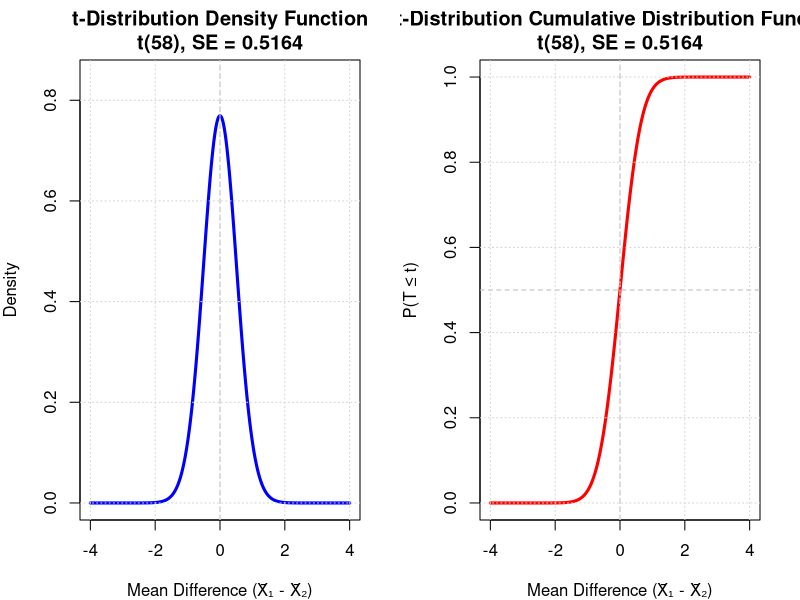
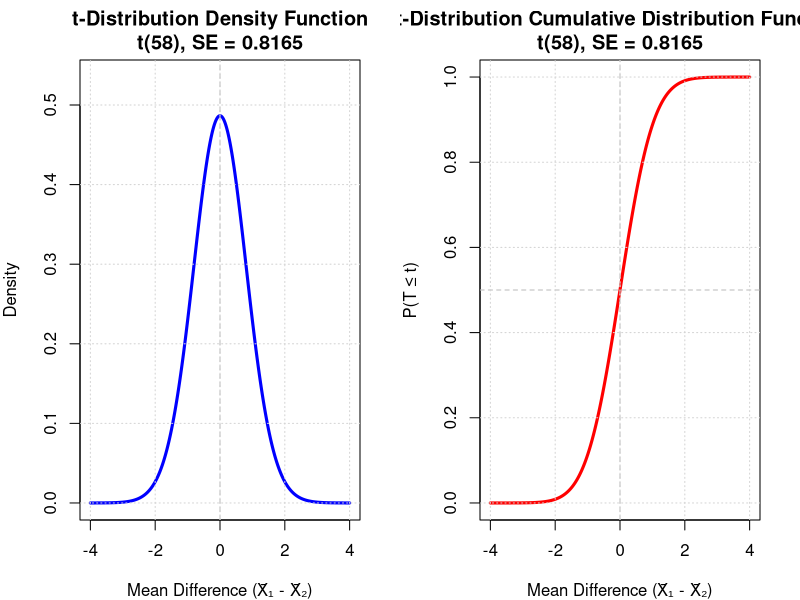
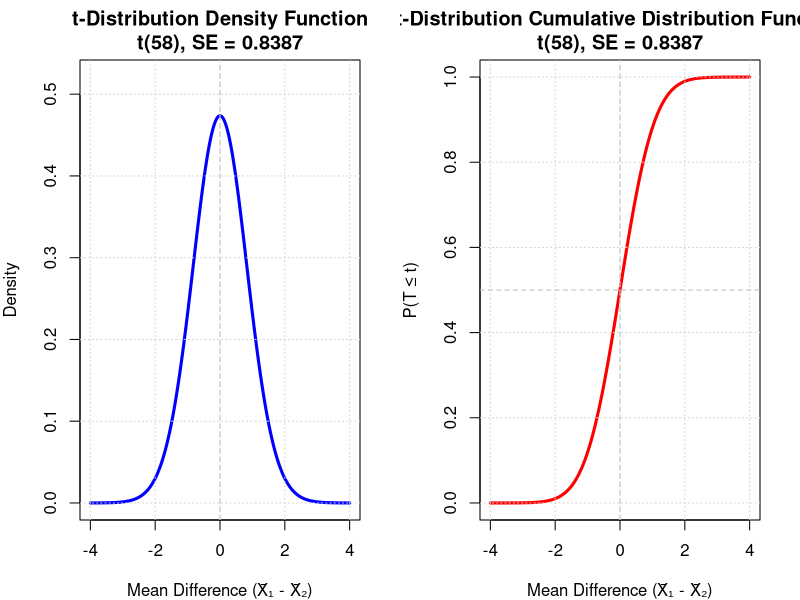
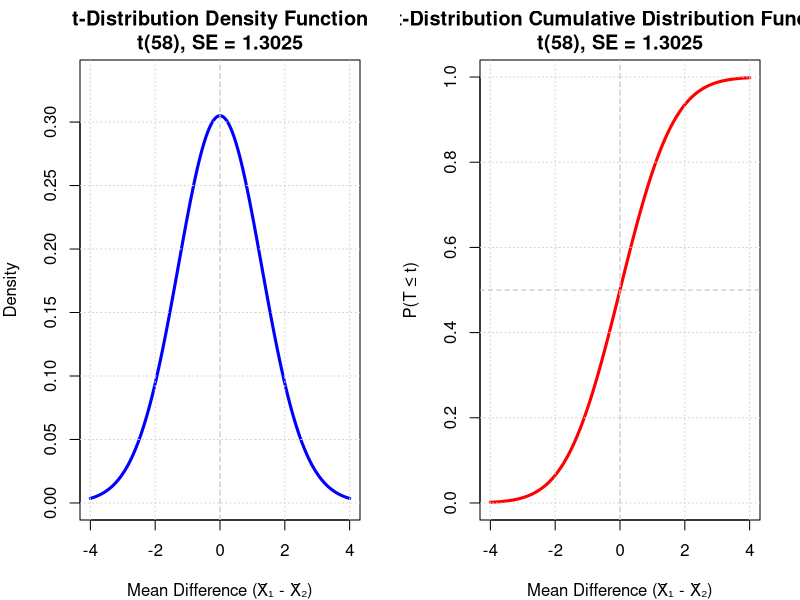
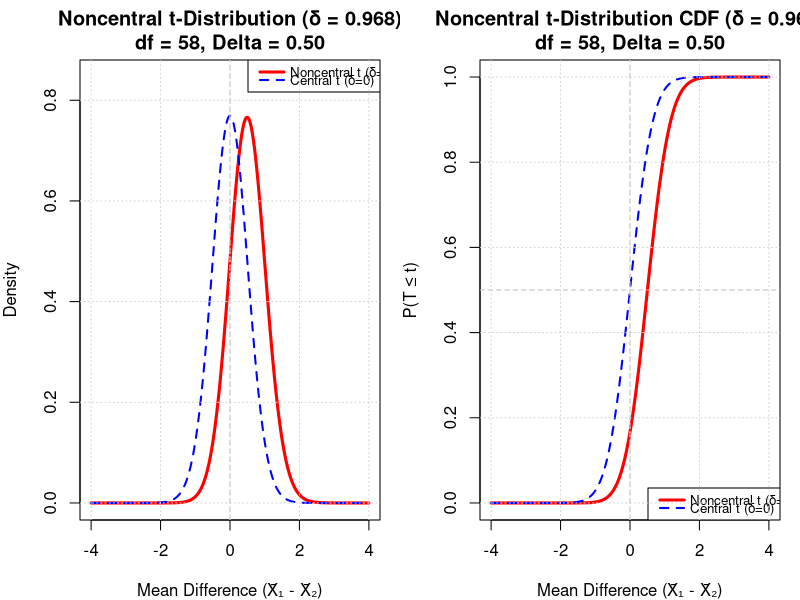
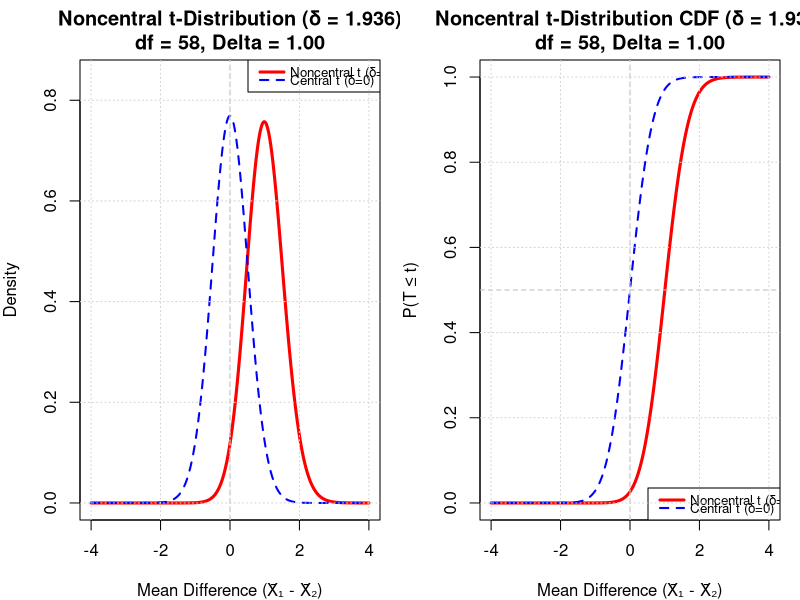
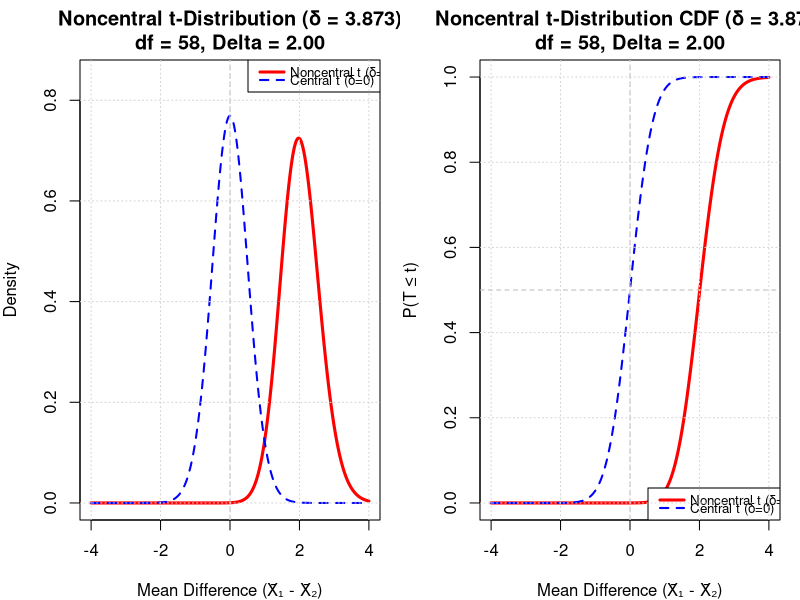
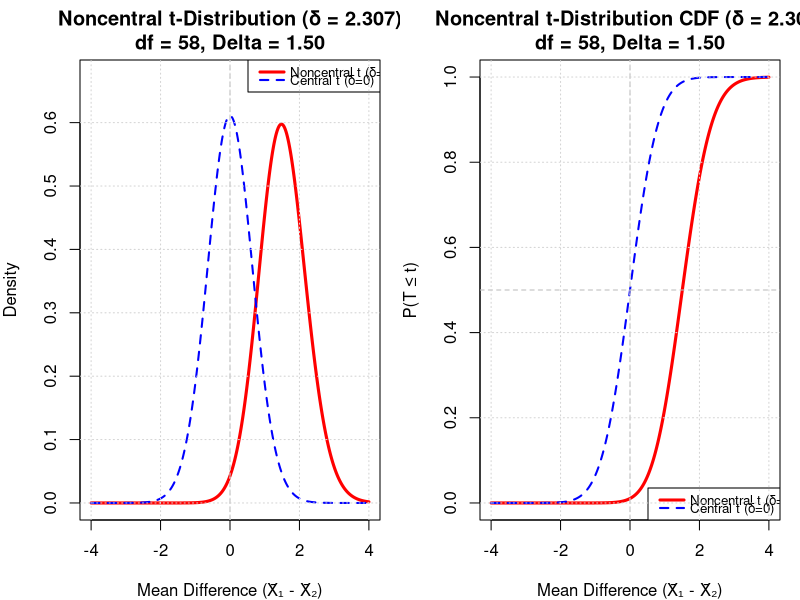

Here is the R script that generated these plots, in order:
# 중심 t분포 그래프 및 통계량 계산 함수 (Pooled variance 사용)
plot_t_distribution <- function(n1, n2, s1, s2, xlim = NULL, ylim_pdf = NULL, ylim_cdf = c(0, 1)) {
  
  # === 기본 계산 ===
  # 자유도 계산
  df1 <- n1 - 1
  df2 <- n2 - 1
  df_pooled <- df1 + df2
  
  # Pooled variance 계산
  pooled_var <- ((n1 - 1) * s1^2 + (n2 - 1) * s2^2) / (n1 + n2 - 2)
  pooled_sd <- sqrt(pooled_var)
  
  # 표준오차 계산
  se1 <- s1 / sqrt(n1)
  se2 <- s2 / sqrt(n2)
  se_pooled <- pooled_sd * sqrt(1/n1 + 1/n2)
  
  # === 매개변수 정보 출력 ===
  cat("=== 매개변수 정보 ===\n")
  cat(sprintf("n1 = %d , n2 = %d\n", n1, n2))
  cat(sprintf("s1 = %.1f , s2 = %.1f\n", s1, s2))
  cat(sprintf("자유도: df = %d (n1 + n2 - 2)\n", df_pooled))
  cat(sprintf("Pooled variance = %.4f\n", pooled_var))
  cat(sprintf("Pooled SD = %.4f\n", pooled_sd))
  cat(sprintf("s1/√n1 = %.4f\n", se1))
  cat(sprintf("s2/√n2 = %.4f\n", se2))
  cat(sprintf("SE(pooled) = %.4f\n", se_pooled))
  cat("\n")
  
  # === t분포 그래프 그리기 ===
  # x축 범위 설정 (사용자 지정 또는 기본값)
  if(is.null(xlim)) {
    x_range <- seq(-4 * se_pooled, 4 * se_pooled, length.out = 1000)
  } else {
    x_range <- seq(xlim[1], xlim[2], length.out = 1000)
  }
  
  # 표준화된 t값으로 변환
  t_values <- x_range / se_pooled
  
  # t분포 밀도와 누적확률 계산 (SE로 스케일링)
  y_density <- dt(t_values, df_pooled) / se_pooled
  y_cumulative <- pt(t_values, df_pooled)
  
  # 2x1 패널 설정
  par(mfrow = c(1, 2), mar = c(4, 4, 3, 2))
  
  # 1. 밀도 함수 (PDF)
  plot(x_range, y_density, type = "l", col = "blue", lwd = 3,
       main = sprintf("t-Distribution Density Function\nt(%d), SE = %.4f", df_pooled, se_pooled),
       xlab = "Mean Difference (X̄₁ - X̄₂)", ylab = "Density", 
       ylim = if(is.null(ylim_pdf)) c(0, max(y_density) * 1.1) else ylim_pdf,
       xlim = if(is.null(xlim)) range(x_range) else xlim)
  
  # 평균선 추가
  abline(v = 0, col = "gray", lty = 2, lwd = 1)
  
  # 격자 추가
  grid(col = "lightgray", lty = 3)
  
  # 2. 누적분포함수 (CDF)
  plot(x_range, y_cumulative, type = "l", col = "red", lwd = 3,
       main = sprintf("t-Distribution Cumulative Distribution Function\nt(%d), SE = %.4f", df_pooled, se_pooled),
       xlab = "Mean Difference (X̄₁ - X̄₂)", ylab = "P(T ≤ t)", 
       ylim = ylim_cdf,
       xlim = if(is.null(xlim)) range(x_range) else xlim)
  
  # 50% 선 추가
  abline(h = 0.5, col = "gray", lty = 2, lwd = 1)
  abline(v = 0, col = "gray", lty = 2, lwd = 1)
  
  # 격자 추가
  grid(col = "lightgray", lty = 3)
  
  # 원래 레이아웃으로 복원
  par(mfrow = c(1, 1))
  
  # === 분위수 비교 (실제 평균차이 척도) ===
  cat("=== Key Quantiles for Mean Difference ===\n")
  cat(sprintf("Quantile   Mean Diff Scale   Standardized t\n"))
  cat("--------   --------------   --------------\n")
  
  quantiles <- c(0.025, 0.05, 0.1, 0.9, 0.95, 0.975)
  q_labels <- c("2.5%", "5%", "10%", "90%", "95%", "97.5%")
  
  for(i in 1:length(quantiles)) {
    q_t_standardized <- qt(quantiles[i], df_pooled)
    q_mean_diff <- q_t_standardized * se_pooled
    
    cat(sprintf("%-8s %14.4f   %14.3f\n", q_labels[i], q_mean_diff, q_t_standardized))
  }
  
  # === 임계값 정보 ===
  cat("\n=== Two-tailed Test Critical Values (α = 0.05) ===\n")
  t_critical_std <- qt(0.975, df_pooled)
  mean_diff_critical <- t_critical_std * se_pooled
  cat(sprintf("Standardized t-value: ±%.3f\n", t_critical_std))
  cat(sprintf("Mean difference critical value: ±%.4f\n", mean_diff_critical))
  
  cat("\n=== One-tailed Test Critical Values (α = 0.05) ===\n")
  t_one_sided_std <- qt(0.95, df_pooled)
  mean_diff_one_sided <- t_one_sided_std * se_pooled
  cat(sprintf("Standardized t-value: %.3f\n", t_one_sided_std))
  cat(sprintf("Mean difference critical value: %.4f\n", mean_diff_one_sided))
  
  # 결과를 리스트로 반환
  results <- list(
    n1 = n1, n2 = n2, s1 = s1, s2 = s2,
    df_pooled = df_pooled,
    pooled_var = pooled_var, pooled_sd = pooled_sd,
    se1 = se1, se2 = se2, se_pooled = se_pooled,
    t_critical_two_sided = mean_diff_critical,
    t_critical_one_sided = mean_diff_one_sided,
    t_critical_std_two_sided = t_critical_std,
    t_critical_std_one_sided = t_one_sided_std
  )
  
  invisible(results)
}

# === 사용 예시 ===
# 함수 실행
results <- plot_t_distribution(n1 = 30, n2 = 30, s1 = 2, s2 = 2, xlim = c(-4, 4))

results2 <- plot_t_distribution(n1 = 30, n2 = 30, s1 = 4, s2 = 2, xlim = c(-4, 4))
results3 <- plot_t_distribution(n1 = 10, n2 = 50, s1 = 4, s2 = 2, xlim = c(-4, 4))
results4 <- plot_t_distribution(n1 = 50, n2 = 10, s1 = 4, s2 = 2, xlim = c(-4, 4))

#### noncentral t-distribution (Pooled variance 사용) ####
# 비중심 t분포 그래프 및 통계량 계산 함수 (Pooled variance 사용)
plot_noncentral_t <- function(n1, n2, s1, s2, delta = 0, xlim = NULL, ylim_pdf = NULL, ylim_cdf = c(0, 1), show_central = TRUE) {
  
  # === 기본 계산 ===
  # 자유도 계산
  df1 <- n1 - 1
  df2 <- n2 - 1
  df_pooled <- df1 + df2
  
  # Pooled variance 계산
  pooled_var <- ((n1 - 1) * s1^2 + (n2 - 1) * s2^2) / (n1 + n2 - 2)
  pooled_sd <- sqrt(pooled_var)
  
  # 표준오차 계산
  se1 <- s1 / sqrt(n1)
  se2 <- s2 / sqrt(n2)
  se_pooled <- pooled_sd * sqrt(1/n1 + 1/n2)
  
  # 비중심 모수 계산 (noncentrality parameter)
  ncp <- delta / se_pooled
  
  # === 매개변수 정보 출력 ===
  cat("=== 매개변수 정보 ===\n")
  cat(sprintf("n1 = %d , n2 = %d\n", n1, n2))
  cat(sprintf("s1 = %.1f , s2 = %.1f\n", s1, s2))
  cat(sprintf("자유도: df = %d (n1 + n2 - 2)\n", df_pooled))
  cat(sprintf("Pooled variance = %.4f\n", pooled_var))
  cat(sprintf("Pooled SD = %.4f\n", pooled_sd))
  cat(sprintf("SE(pooled) = %.4f\n", se_pooled))
  cat(sprintf("Delta (δ) = %.2f\n", delta))
  cat(sprintf("Noncentrality parameter (δ) = %.4f\n", ncp))
  cat("\n")
  
  # === t분포 그래프 그리기 ===
  # x축 범위 설정 (사용자 지정 또는 기본값)
  if(is.null(xlim)) {
    x_range <- seq(delta - 4 * se_pooled, delta + 4 * se_pooled, length.out = 1000)
  } else {
    x_range <- seq(xlim[1], xlim[2], length.out = 1000)
  }
  
  # 표준화된 t값으로 변환
  t_values <- x_range / se_pooled
  
  # 비중심 t분포 밀도와 누적확률 계산 (SE로 스케일링)
  y_density_nc <- dt(t_values, df_pooled, ncp = ncp) / se_pooled
  y_cumulative_nc <- pt(t_values, df_pooled, ncp = ncp)
  
  # 중심 t분포도 계산 (비교용)
  y_density_c <- dt(t_values, df_pooled) / se_pooled
  y_cumulative_c <- pt(t_values, df_pooled)
  
  # 2x1 패널 설정
  par(mfrow = c(1, 2), mar = c(4, 4, 3, 1))
  
  # 1. 밀도 함수 (PDF)
  max_density <- max(c(y_density_nc, if(show_central) y_density_c else 0))
  
  plot(x_range, y_density_nc, type = "l", col = "red", lwd = 3,
       main = sprintf("Noncentral t-Distribution (δ = %.3f)\ndf = %d, Delta = %.2f", ncp, df_pooled, delta),
       xlab = "Mean Difference (X̄₁ - X̄₂)", ylab = "Density", 
       ylim = if(is.null(ylim_pdf)) c(0, max_density * 1.1) else ylim_pdf,
       xlim = if(is.null(xlim)) range(x_range) else xlim)
  
  # 중심 t분포 추가 (비교용)
  if(show_central) {
    lines(x_range, y_density_c, col = "blue", lwd = 2, lty = 2)
    legend("topright", 
           legend = c(sprintf("Noncentral t (δ=%.3f)", ncp), "Central t (δ=0)"),
           col = c("red", "blue"), lwd = c(3, 2), lty = c(1, 2),
           cex = 0.8, x.intersp = 0.5, y.intersp = 0.5, text.width=strwidth("Central t (δ=0)", cex=0.8))
  }
  
  # 0 기준선 추가
  abline(v = 0, col = "gray", lty = 2, lwd = 1)
  
  # 격자 추가
  grid(col = "lightgray", lty = 3)
  
  # 2. 누적분포함수 (CDF)
  plot(x_range, y_cumulative_nc, type = "l", col = "red", lwd = 3,
       main = sprintf("Noncentral t-Distribution CDF (δ = %.3f)\ndf = %d, Delta = %.2f", ncp, df_pooled, delta),
       xlab = "Mean Difference (X̄₁ - X̄₂)", ylab = "P(T ≤ t)", 
       ylim = ylim_cdf,
       xlim = if(is.null(xlim)) range(x_range) else xlim)
  
  # 중심 t분포 CDF 추가 (비교용)
  if(show_central) {
    lines(x_range, y_cumulative_c, col = "blue", lwd = 2, lty = 2)
    legend("bottomright", 
           legend = c(sprintf("Noncentral t (δ=%.3f)", ncp), "Central t (δ=0)"),
           col = c("red", "blue"), lwd = c(3, 2), lty = c(1, 2),
           cex = 0.8, x.intersp = 0.5, y.intersp = 0.5, text.width=strwidth("Central t (δ=0)", cex=0.8))
  }
  
  # 50% 선과 0 기준선 추가
  abline(h = 0.5, col = "gray", lty = 2, lwd = 1)
  abline(v = 0, col = "gray", lty = 2, lwd = 1)
  
  # 격자 추가
  grid(col = "lightgray", lty = 3)
  
  # 원래 레이아웃으로 복원
  par(mfrow = c(1, 1))
  
  # === 분위수 비교 (비중심 t분포) ===
  cat("=== Key Quantiles for Noncentral t-Distribution ===\n")
  cat(sprintf("Quantile   Mean Diff Scale   Standardized t\n"))
  cat("--------   --------------   --------------\n")
  
  quantiles <- c(0.025, 0.05, 0.1, 0.9, 0.95, 0.975)
  q_labels <- c("2.5%", "5%", "10%", "90%", "95%", "97.5%")
  
  for(i in 1:length(quantiles)) {
    q_t_standardized <- qt(quantiles[i], df_pooled, ncp = ncp)
    q_mean_diff <- q_t_standardized * se_pooled
    
    cat(sprintf("%-8s %14.4f   %14.3f\n", q_labels[i], q_mean_diff, q_t_standardized))
  }
  
  # === 검정력 분석 ===
  cat("\n=== Power Analysis (Two-tailed test, α = 0.05) ===\n")
  
  # 중심 t분포의 임계값
  t_critical_std <- qt(0.975, df_pooled)
  mean_diff_critical_upper <- t_critical_std * se_pooled
  mean_diff_critical_lower <- -t_critical_std * se_pooled
  
  cat(sprintf("Critical values (central t): ±%.4f (±%.3f standardized)\n", 
              mean_diff_critical_upper, t_critical_std))
  
  # 비중심 t분포에서의 검정력 계산
  # P(T > t_critical | ncp) + P(T < -t_critical | ncp)
  power_upper <- 1 - pt(t_critical_std, df_pooled, ncp = ncp)
  power_lower <- pt(-t_critical_std, df_pooled, ncp = ncp)
  total_power <- power_upper + power_lower
  
  cat(sprintf("Power (reject H0 when delta = %.2f): %.4f (%.2f%%)\n", 
              delta, total_power, total_power * 100))
  cat(sprintf("  - Upper tail power: %.4f\n", power_upper))
  cat(sprintf("  - Lower tail power: %.4f\n", power_lower))
  
  # === 일측 검정 검정력 ===
  cat("\n=== Power Analysis (One-tailed test, α = 0.05) ===\n")
  t_one_sided_std <- qt(0.95, df_pooled)
  mean_diff_one_sided <- t_one_sided_std * se_pooled
  
  cat(sprintf("Critical value (one-sided): %.4f (%.3f standardized)\n", 
              mean_diff_one_sided, t_one_sided_std))
  
  # 우측 검정의 검정력 (H1: μ1 > μ2)
  power_right <- 1 - pt(t_one_sided_std, df_pooled, ncp = ncp)
  cat(sprintf("Power (right-tailed test): %.4f (%.2f%%)\n", 
              power_right, power_right * 100))
  
  # 좌측 검정의 검정력 (H1: μ1 < μ2)
  power_left <- pt(-t_one_sided_std, df_pooled, ncp = ncp)
  cat(sprintf("Power (left-tailed test): %.4f (%.2f%%)\n", 
              power_left, power_left * 100))
  
  # 결과를 리스트로 반환
  results <- list(
    n1 = n1, n2 = n2, s1 = s1, s2 = s2,
    df_pooled = df_pooled,
    pooled_var = pooled_var, pooled_sd = pooled_sd,
    se1 = se1, se2 = se2, se_pooled = se_pooled,
    delta = delta,
    ncp = ncp,
    t_critical_two_sided = mean_diff_critical_upper,
    t_critical_one_sided = mean_diff_one_sided,
    t_critical_std_two_sided = t_critical_std,
    t_critical_std_one_sided = t_one_sided_std,
    power_two_sided = total_power,
    power_one_sided_right = power_right,
    power_one_sided_left = power_left
  )
  
  invisible(results)
}

# === 사용 예시 ===

# 예시 1: 작은 효과 크기 (delta = 0.5)
cat("=== Example 1: Small Effect Size ===\n")
results1 <- plot_noncentral_t(n1 = 30, n2 = 30, s1 = 2, s2 = 2, 
                                           delta = 0.5, xlim = c(-4, 4))

# 예시 2: 중간 효과 크기 (delta = 1.0)
cat("\n=== Example 2: Medium Effect Size ===\n")
results2 <- plot_noncentral_t(n1 = 30, n2 = 30, s1 = 2, s2 = 2, 
                                           delta = 1.0, xlim = c(-4, 4))

# 예시 3: 큰 효과 크기 (delta = 2.0)
cat("\n=== Example 3: Large Effect Size ===\n")
results3 <- plot_noncentral_t(n1 = 30, n2 = 30, s1 = 2, s2 = 2, 
                                           delta = 2.0, xlim = c(-4, 4))

# 예시 4: 불균등 표본 크기와 분산
cat("\n=== Example 4: Unequal Sample Sizes and Variances ===\n")
results4 <- plot_noncentral_t(n1 = 20, n2 = 40, s1 = 3, s2 = 2, 
                                           delta = 1.5, xlim = c(-4, 4))
